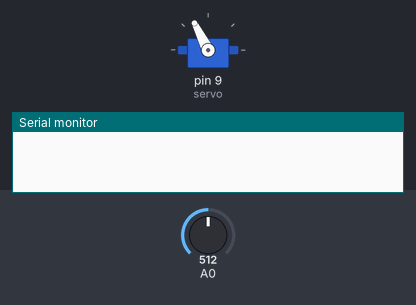
This sketch was run on a simulated Arduino Uno, built with avr-gcc and run on an emulated ATmega328P. Shown: servo, the last lines printed to the serial monitor. The inputs (shaded band) are chosen by the test bench; at power-on: A0 = 512.

Above: at 1.2 s.
1.3 s: A0 set to 495
4.3 s: A0 set to 511
At 6.8 s:
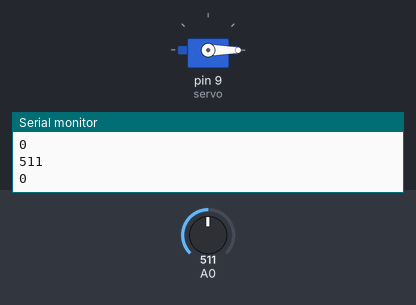
7.3 s: A0 set to 306
At 7.76 s:
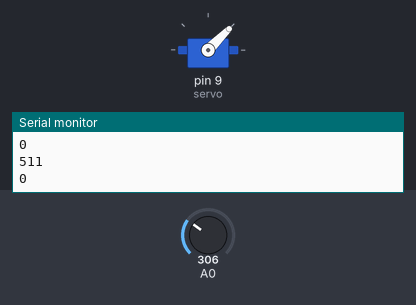
10.3 s: A0 set to 170
At 11.07 s:
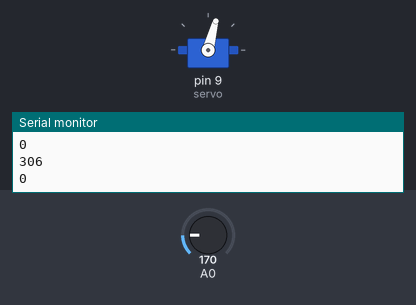
Timing chart, 0 to 13.6 s (numbered marks = the images above; inputs shaded):
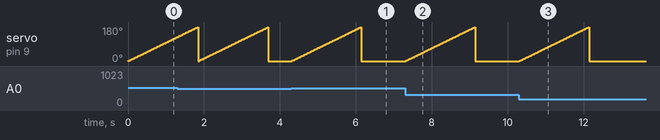

Measured:
- after the input at 4.3 s, servo on pin 9 (servo): rises from 0° to 179° in 1.8 s, then falls to 0° in 0.02 s
- after the input at 7.3 s, servo on pin 9 (servo): rises from 0° to 179° in 1.8 s, then falls to 0° in 0.02 s
- after the input at 10.3 s, servo on pin 9 (servo): rises from 0° to 179° in 1.8 s, then falls to 0° in 0.02 s
- by itself, servo on pin 9 (servo): ramps from 0° to 180° and jumps back, once every 1.9 s

The sketch:

Automated_solar_tracker_arduinoIDE.ino
```cpp
#include <Servo.h>
Servo servo;
int value;
int pos;
int arr[181];
int maximum(int arr[], int n)
{
    int i;
    int max = arr[0];
    for (i = 1; i < n; i++)
      if (arr[i] > max){
      max = arr[i];
    }
    return max;
}
int position(int arr[], int n){
    int i,j;
  j=0;
    int max = arr[0];
    for (i = 1; i < n; i++)
      if (arr[i] > max){
      max = arr[i];
      j=i;
    }
    return j;
}
void setup(){
  Serial.begin(9600);
  pinMode(A0,INPUT);
  servo.attach(9);

}
void loop(){


  for(int i=0;i<=180;i++){
    servo.write(i);
    delay(10);
    value=analogRead(A0);
    arr[i]=value;

  }
  int max_value=maximum(arr,180);
  int pos_servo=position(arr,180);
  Serial.println(max_value);
  Serial.println(pos_servo);
  servo.write(pos_servo);
  delay(10);

  int current_value=analogRead(A0);
  while(current_value==max_value){
  current_value=analogRead(A0);

  delay(1);
  }

}
```
